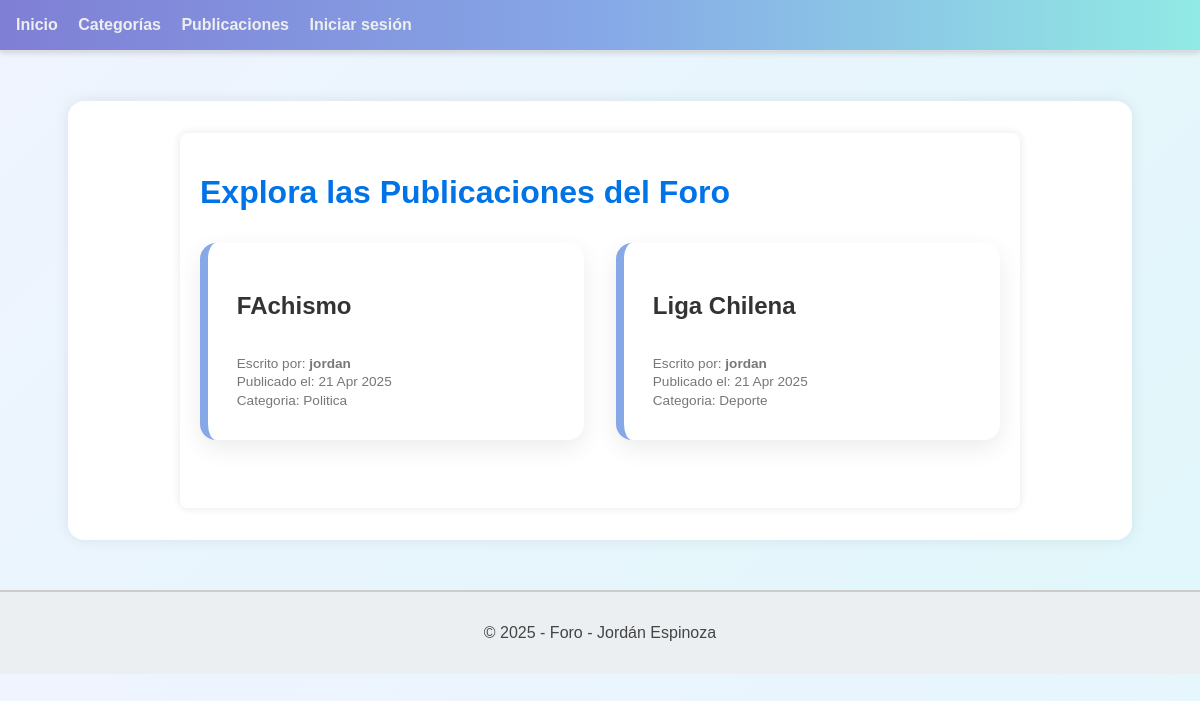
/foro/publicaciones/listar/, run on an earlier commit of the app's database.
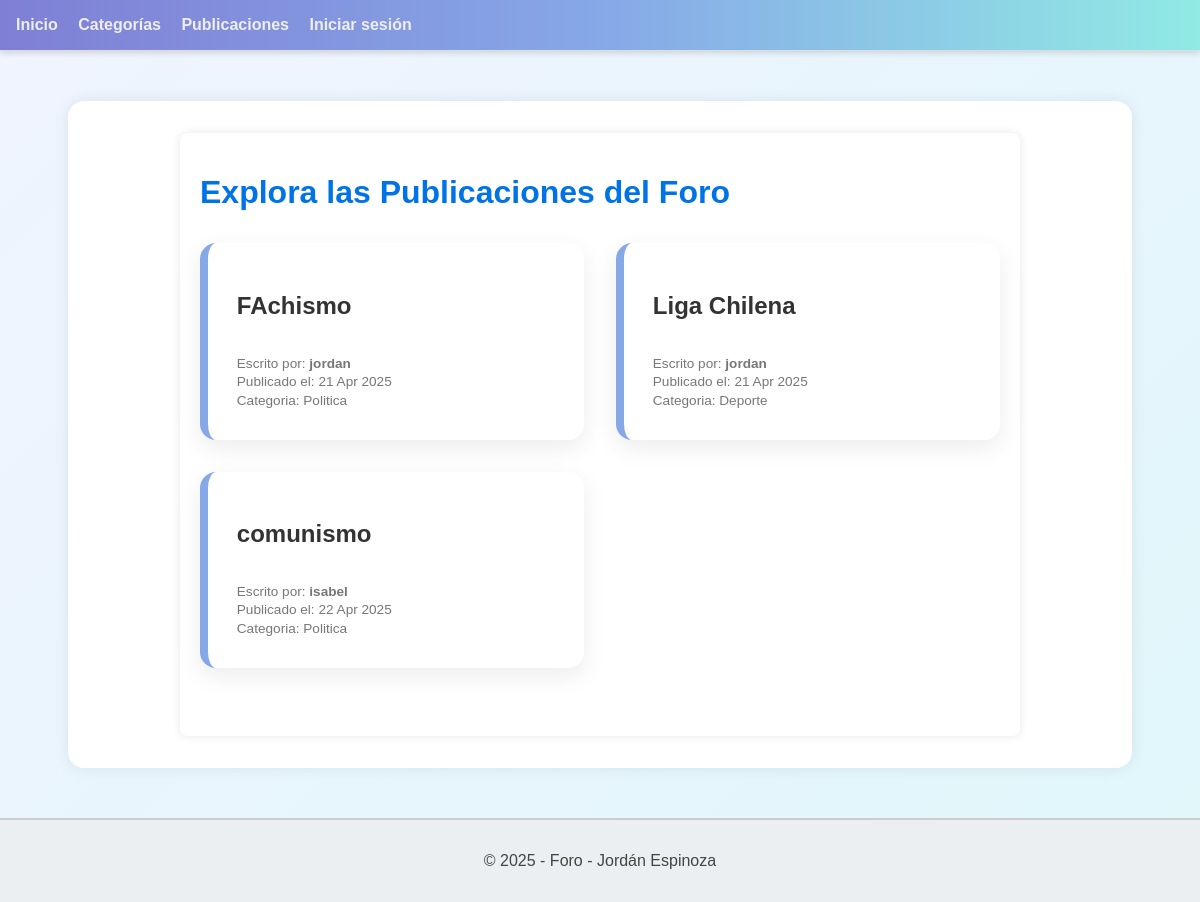
And on a later commit of the database.
### foro_aplicacion/models.py (models this page shows, shortened)
class Publicacion(models.Model):
    titulo = models.CharField(max_length=100)
    cuerpo = models.TextField()
    fecha_creacion = models.DateTimeField(auto_now_add=True)
    fecha_modificacion = models.DateTimeField(auto_now=True)
    usuario = models.ForeignKey(Usuario, on_delete=models.CASCADE, related_name='publicaciones')
    categoria = models.ForeignKey(Categoria, on_delete=models.CASCADE, related_name='publicaciones')
    etiquetas = models.ManyToManyField(Etiqueta, through='PublicacionEtiqueta', related_name='publicaciones')

class Usuario(AbstractUser):
    correo = models.EmailField(max_length=100, unique=True)
    es_admin = models.BooleanField(default=False)
    es_baneado = models.BooleanField(default=False)
    es_moderador = models.BooleanField(default=False)
    es_autor = models.BooleanField(default=False)
    reputacion = models.IntegerField(default=0)
    class Meta:
        verbose_name = 'Usuario'
        verbose_name_plural = 'Usuarios'

class Categoria(models.Model):
    nombre = models.CharField(max_length=50)
    descripcion = models.TextField(blank=True)
    fecha_creacion = models.DateTimeField(auto_now_add=True)
    usuario = models.ForeignKey(Usuario, on_delete=models.CASCADE, related_name='categorias')
    def __str__(self):
        return self.nombre

### foro_aplicacion/views.py (the view)
# urls.py: path('publicaciones/listar/', PublicacionListView.as_view(), name='listar_publicaciones'),
class PublicacionListView(ListView):
    model = Publicacion
    template_name = 'publicaciones/listar.html'
    context_object_name = 'publicaciones'

### foro_aplicacion/templates/publicaciones/listar.html (shortened to what this page needs)
{% extends 'template_base.html' %}
{% block body %}
<div class="container">
    <h1 class="titulo">Explora las Publicaciones del Foro</h1>
    <div class="publicacion-lista">
        {% for publicacion in publicaciones %}
            <div class="publicacion-card">
                <div class="publicacion-header">
                    <h2 class="titulo">{{ publicacion.titulo }}</h2>
                </div>
                <p class="autor">Escrito por: <strong>{{ publicacion.usuario.username }}</strong></p>
                <p class="fecha">Publicado el: {{ publicacion.fecha_creacion|date:"d M Y" }}</p>
                <p class="fecha">Categoria: {{ publicacion.categoria }}</p>
            </div>
        {% empty %}
            <p class="sin-publicaciones">No hay publicaciones disponibles.</p>
        {% endfor %}
    </div>
</div>
{% endblock %}

### templates/template_base.html (shortened to what this page needs)
{% load static %}
<!DOCTYPE html>
<html lang="es">
<head>
    <link rel="stylesheet" href="{% static 'css/styles.css' %}">
</head>
<body>
    {% block navbar %}
    <nav>
        <div class="nav-left">
            <a href="{% url 'home' %}">Inicio</a>
            <a href="{% url 'listar' %}">Categorías</a>
            <a href="{% url "listar_publicaciones" %}">Publicaciones</a>
            {% if user.is_authenticated %}
                <a href="{% url 'perfil_usuario' usuario_id=user.id %}" class="link-perfil-usuario">Perfil</a>
            {% else %}
                <a href="{% url 'login' %}">Iniciar sesión</a>
            {% endif %}
        </div>
    </nav>
    {% endblock navbar %}
    <main>
        {% block body %}{% endblock body %}
    </main>
    {% block footer %}
    <footer>
        <p>© 2025 - Foro - Jordán Espinoza</p>
    </footer>
    {% endblock footer %}
</body>
</html>

### static/css/styles.css (style rules this page uses)
body { margin: 0; padding: 0; background: linear-gradient(135deg, #f0f4ff, #e0f7fa); color: #333; font-family: 'Segoe UI', Tahoma, Geneva, Verdana, sans-serif; }
header, nav { background: linear-gradient(90deg, #7f7fd5, #86a8e7, #91eae4); padding: 1rem 2rem; box-shadow: 0 2px 6px rgba(0,0,0,0.15); position: sticky; top: 0; z-index: 1000; border-bottom: 3px solid #c1d7f2; }
nav a { color: #fff; margin-right: 20px; text-decoration: none; font-weight: 600; transition: color 0.3s ease; }
main { padding: 2rem; max-width: 1000px; margin: 50px auto; background-color: #ffffff; border-radius: 16px; box-shadow: 0 0 15px rgba(0,0,0,0.08); }
nav { display: flex; justify-content: space-between; background-color: #f8f9fa; padding: 1rem; border-bottom: 1px solid #ddd; font-family: Arial, sans-serif; }
.nav-left a, .nav-right a, .link-perfil-usuario { text-decoration: none; color: #eeeeee; margin-right: 1rem; font-weight: bold; transition: color 0.2s ease; }
footer { text-align: center; padding: 1rem; background-color: #eceff1; color: #444; margin-top: 2rem; border-top: 2px solid #ccc; }
body { font-family: Arial, sans-serif; background-color: #f4f4f4; color: #333; }
.container { max-width: 800px; margin: 0 auto; padding: 20px; background-color: #fff; box-shadow: 0 0 10px rgba(0, 0, 0, 0.1); border-radius: 8px; }
.titulo { font-size: 2em; margin-bottom: 20px; color: #0073e6; }
.autor, .fecha { font-size: 0.85rem; color: #777; margin: 0.2rem 0; }
.publicacion-lista { display: grid; grid-template-columns: repeat(auto-fill, minmax(340px, 1fr)); gap: 2rem; margin-top: 2rem; }
.publicacion-card { background: #ffffff; border-left: 8px solid #86a8e7; padding: 1.8rem; border-radius: 16px; box-shadow: 0 8px 24px rgba(0, 0, 0, 0.08); transition: transform 0.3s ease, box-shadow 0.3s ease; }
.publicacion-header { display: flex; justify-content: space-between; align-items: center; margin-bottom: 0.8rem; }
.publicacion-card .titulo { font-size: 1.5rem; font-weight: bold; color: #333; }
h2 { font-size: 24px; font-weight: bold; margin-bottom: 15px; color: #333; }

What changed in the data, as far as the page shows it:
added Publicacion: titulo "comunismo", usuario.username "isabel", fecha_creacion "22 Apr 2025", categoria "Politica"
